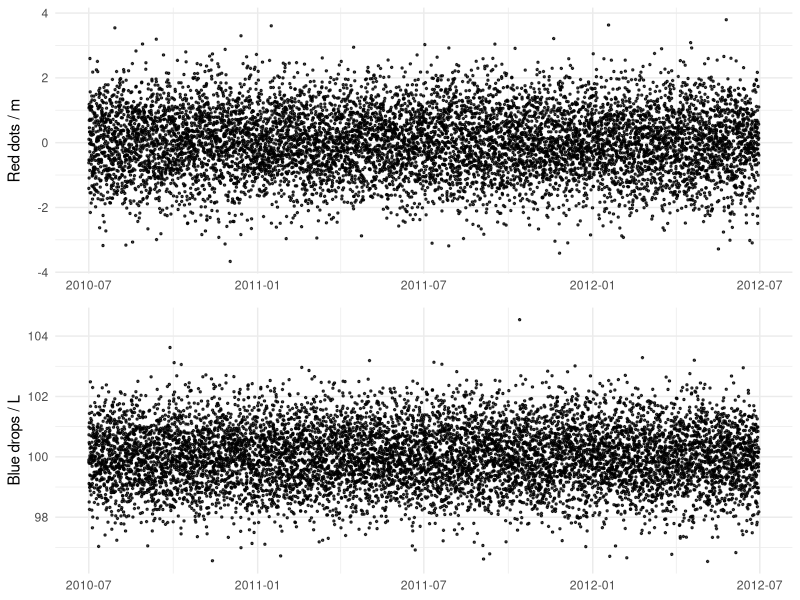

Source code (R):
# ggplot2_oneX_twoY
#' When plotting multiple data series that share a common x axis but different y axes,
#' we can just plot each graph separately. This suffers from the drawback that the shared axis will typically
#' not align across graphs due to different plot margins.
#' One easy solution is to reshape2::melt() the data and use ggplot2's facet_grid() mapping. However, there is
#' no way to label individual y axes.
#' facet_grid() and facet_wrap() were designed to plot small multiples, where both x- and y-axis ranges are
#' shared acros all plots in the facetting. While the facet_ calls allow us to use different scales with
#' the \code{scales = "free"} argument, they should not be used this way.
#' A more robust approach is to the grid package grid.draw(), rbind() and ggplotGrob() to create a grid of 
#' individual plots where the plot axes are properly aligned within the grid.
#' Thanks to https://rpubs.com/MarkusLoew/13295 for the grid.arrange() idea.

library(ggplot2)
library(grid)
library(dplyr)
library(lubridate)

#' Create some data to play with. Two time series with the same timestamp.
df <- data.frame(DateTime = ymd("2010-07-01") + c(0:8760) * hours(2), series1 = rnorm(8761), series2 = rnorm(8761, 100))

#' Create the two plots.
plot1 <- df %>%
  select(DateTime, series1) %>%
  na.omit() %>%
  ggplot() +
  geom_point(aes(x = DateTime, y = series1), size = 0.5, alpha = 0.75) +
  ylab("Red dots / m") +
  theme_minimal() +
  theme(axis.title.x = element_blank())

plot2 <- df %>%
  select(DateTime, series2) %>%
  na.omit() %>%
  ggplot() +
  geom_point(aes(x = DateTime, y = series2), size = 0.5, alpha = 0.75) +
  ylab("Blue drops / L") +
  theme_minimal() +
  theme(axis.title.x = element_blank())

grid.newpage()
grid.draw(rbind(ggplotGrob(plot1), ggplotGrob(plot2), size = "last"))
